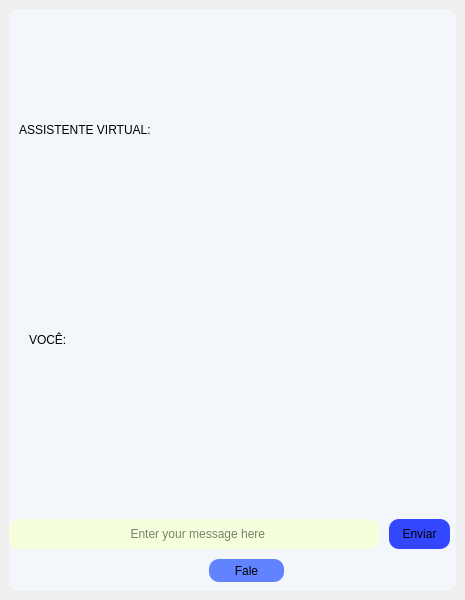
<?xml version="1.0" encoding="UTF-8"?>
<ui version="4.0">
 <class>MainWindow</class>
 <widget class="QMainWindow" name="MainWindow">
  <property name="geometry">
   <rect>
    <x>0</x>
    <y>0</y>
    <width>465</width>
    <height>600</height>
   </rect>
  </property>
  <property name="windowTitle">
   <string>MainWindow</string>
  </property>
  <property name="styleSheet">
   <string notr="true"/>
  </property>
  <widget class="QWidget" name="centralwidget">
   <layout class="QVBoxLayout" name="verticalLayout_2">
    <item>
     <layout class="QVBoxLayout" name="verticalLayout">
      <item>
       <widget class="QScrollArea" name="scrollArea_2">
        <property name="styleSheet">
         <string notr="true">background-color:#f3f6fb;border-radius:10px;
</string>
        </property>
        <property name="widgetResizable">
         <bool>true</bool>
        </property>
        <widget class="QWidget" name="scrollAreaWidgetContents_3">
         <property name="geometry">
          <rect>
           <x>0</x>
           <y>0</y>
           <width>445</width>
           <height>580</height>
          </rect>
         </property>
         <widget class="QScrollArea" name="scrollArea">
          <property name="geometry">
           <rect>
            <x>0</x>
            <y>490</y>
            <width>441</width>
            <height>91</height>
           </rect>
          </property>
          <property name="sizePolicy">
           <sizepolicy hsizetype="Preferred" vsizetype="Fixed">
            <horstretch>0</horstretch>
            <verstretch>0</verstretch>
           </sizepolicy>
          </property>
          <property name="styleSheet">
           <string notr="true">border-color: rgb(255, 255, 255);</string>
          </property>
          <property name="widgetResizable">
           <bool>true</bool>
          </property>
          <widget class="QWidget" name="scrollAreaWidgetContents_2">
           <property name="geometry">
            <rect>
             <x>0</x>
             <y>0</y>
             <width>441</width>
             <height>91</height>
            </rect>
           </property>
           <widget class="QLineEdit" name="lineEdit">
            <property name="geometry">
             <rect>
              <x>0</x>
              <y>20</y>
              <width>371</width>
              <height>30</height>
             </rect>
            </property>
            <property name="styleSheet">
             <string notr="true">background-color: rgb(246, 255, 219);</string>
            </property>
            <property name="text">
             <string/>
            </property>
            <property name="maxLength">
             <number>32767</number>
            </property>
            <property name="alignment">
             <set>Qt::AlignCenter</set>
            </property>
            <property name="placeholderText">
             <string>  Enter your message here</string>
            </property>
            <property name="cursorMoveStyle">
             <enum>Qt::LogicalMoveStyle</enum>
            </property>
           </widget>
           <widget class="QPushButton" name="pushButton_2">
            <property name="geometry">
             <rect>
              <x>200</x>
              <y>60</y>
              <width>75</width>
              <height>23</height>
             </rect>
            </property>
            <property name="styleSheet">
             <string notr="true">background-color: rgb(97, 131, 255);</string>
            </property>
            <property name="text">
             <string>Fale</string>
            </property>
            <property name="icon">
             <iconset resource="sources.qrc">
              <normaloff>:/sources/microphone-5-24.ico</normaloff>:/sources/microphone-5-24.ico</iconset>
            </property>
           </widget>
          </widget>
         </widget>
         <widget class="QLabel" name="label">
          <property name="geometry">
           <rect>
            <x>10</x>
            <y>0</y>
            <width>291</width>
            <height>471</height>
           </rect>
          </property>
          <property name="text">
           <string/>
          </property>
         </widget>
         <widget class="QLabel" name="label_2">
          <property name="geometry">
           <rect>
            <x>10</x>
            <y>10</y>
            <width>421</width>
            <height>221</height>
           </rect>
          </property>
          <property name="sizePolicy">
           <sizepolicy hsizetype="Fixed" vsizetype="Preferred">
            <horstretch>0</horstretch>
            <verstretch>0</verstretch>
           </sizepolicy>
          </property>
          <property name="text">
           <string>ASSISTENTE VIRTUAL:</string>
          </property>
          <property name="textFormat">
           <enum>Qt::AutoText</enum>
          </property>
         </widget>
         <widget class="QLabel" name="label_3">
          <property name="geometry">
           <rect>
            <x>20</x>
            <y>220</y>
            <width>421</width>
            <height>221</height>
           </rect>
          </property>
          <property name="text">
           <string>VOCÊ:</string>
          </property>
         </widget>
         <widget class="QPushButton" name="pushButton">
          <property name="geometry">
           <rect>
            <x>380</x>
            <y>510</y>
            <width>61</width>
            <height>30</height>
           </rect>
          </property>
          <property name="layoutDirection">
           <enum>Qt::LeftToRight</enum>
          </property>
          <property name="autoFillBackground">
           <bool>false</bool>
          </property>
          <property name="styleSheet">
           <string notr="true">background-color: rgb(51, 71, 255);</string>
          </property>
          <property name="text">
           <string>Enviar</string>
          </property>
          <property name="icon">
           <iconset resource="sources.qrc">
            <normaloff>:/sources/arrow-34-24.ico</normaloff>:/sources/arrow-34-24.ico</iconset>
          </property>
         </widget>
        </widget>
       </widget>
      </item>
     </layout>
    </item>
   </layout>
  </widget>
 </widget>
 <resources>
  <include location="sources.qrc"/>
 </resources>
 <connections/>
</ui>
